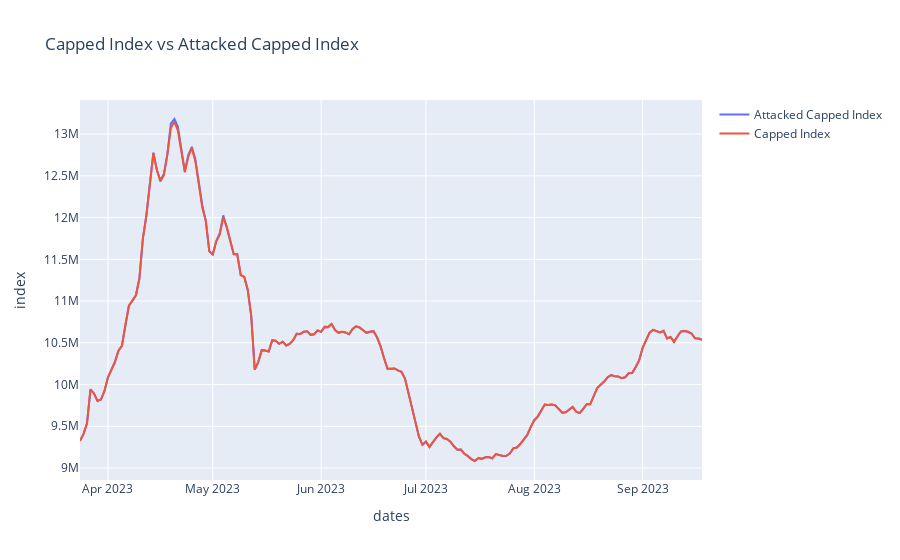

The code cell stored with this chart in its notebook:
### Code cell
ind, ind_data = most_traded_index(
    df=agg_df_hist,
    n=5000,
    quantity_measure='min_quantity',
    raw_index=raw_index,
    compare=False,
    min_quantity=100,
    plot=False
)
ind_data = get_index_share(ind_data)
mapping = pd.read_csv('data/csgo_mapping.csv', index_col=0)
# Limit data to after mapping learning date
ind_data = ind_data[ind_data['dates.date'] > '2023-03-23']
ind_data = ind_data.merge(mapping, on='market_hash_name', how='inner')
# map_df = get_caps(ind_data, upper_multiplier=1, lower_multiplier=1)
map_df = get_caps_k(ind_data)
attacked_df = simulate_attack(map_df, item_list_top(3), 30, increase=True)
attacked_df = get_index_share(attacked_df)
# att_capped_ind, valid, invalid_lower, invalid_upper = cap_index(attacked_df)
att_capped_ind = cap_index(attacked_df, max_iter=1000)
plot_inds(capped_ind, att_capped_ind, 'Capped Index', 'Attacked Capped Index')

### Figure 1 — Plotly figure (JSON) as saved in the notebook; plotly's stock layout.template omitted (floating-point values rounded to 4 significant figures; data arrays with more than 128 entries replaced by an {"elided": "..."} marker saying what was removed)
{"data": [{"mode": "lines", "name": "Attacked Capped Index", "type": "scatter", "x": {"elided": "179 str values"}, "y": {"elided": "179 float values"}}, {"mode": "lines", "name": "Capped Index", "type": "scatter", "x": {"elided": "179 str values"}, "y": {"elided": "179 float values"}}], "layout": {"title": {"text": "Capped Index vs Attacked Capped Index"}, "xaxis": {"title": {"text": "dates"}}, "yaxis": {"title": {"text": "index"}}}}
